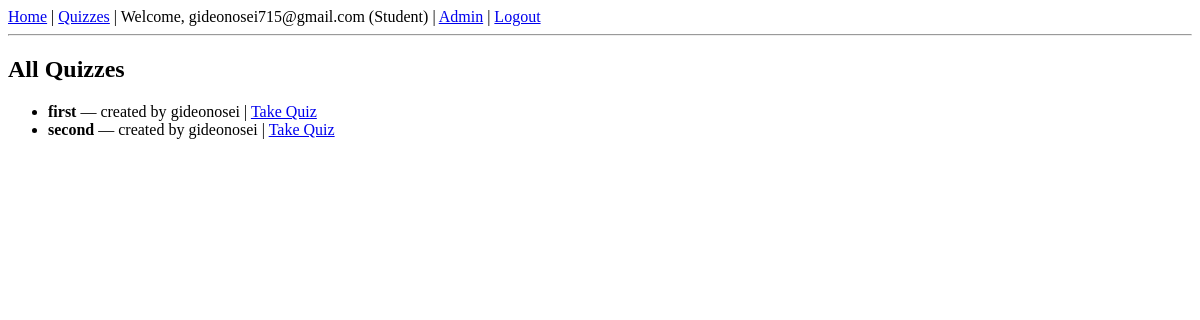
The page /quizzes/ (signed in) on the database as committed earlier.
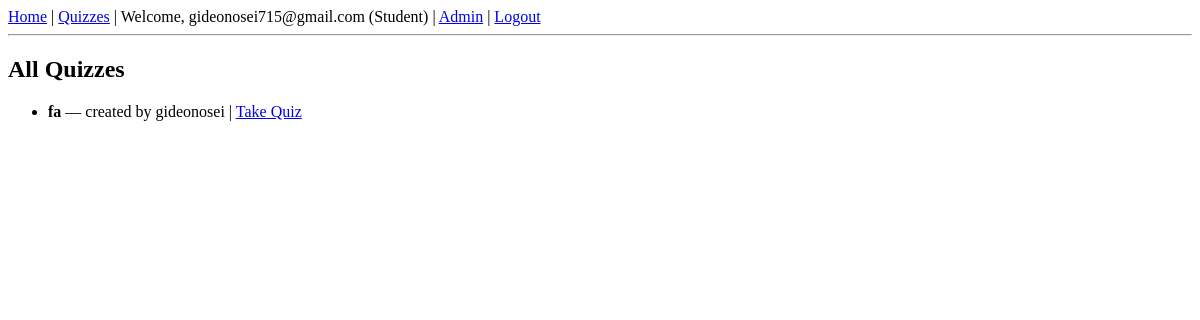
The same page on the database as committed later.
### question_app/models.py (models this page shows, shortened)
class User(AbstractUser):
    is_teacher = models.BooleanField(default=False)  # 👈 only admin changes this
    contact_number = models.CharField(max_length=15, blank=True, null=True)

class Quiz(models.Model):
    title = models.CharField(max_length=255)
    created_by = models.ForeignKey(User, on_delete=models.CASCADE)
    source_file_url = models.URLField(blank=True, null=True)
    created_at = models.DateTimeField(auto_now_add=True)

### question_app/views.py (the view)
# urls.py: path('quizzes/', views.quiz_list, name='quiz_list'),
@login_required
def quiz_list(request):
    quizzes = Quiz.objects.all()
    return render(request, 'quiz_list.html', {'quizzes': quizzes})

### question_app/templates/quiz_list.html (shortened to what this page needs)
{% extends 'base.html' %}
{% block content %}
<h2>All Quizzes</h2>
<ul>
    {% for quiz in quizzes %}
        <li>
            <b>{{ quiz.title }}</b> — created by {{ quiz.created_by.username }}
            {% if user.is_teacher and quiz.created_by == user %}
                | <a href="{% url 'quiz_detail' quiz.id %}">View</a>
                | <a href="{% url 'delete_quiz' quiz.id %}">Delete</a>
            {% else %}
                | <a href="{% url 'take_quiz' quiz.id %}">Take Quiz</a>
            {% endif %}
        </li>
    {% endfor %}
</ul>
{% endblock %}

### question_app/templates/base.html (shortened to what this page needs)
<!DOCTYPE html>
<html>
<head>
</head>
<body>
    <nav>
        <a href="{% url 'home' %}">Home</a> |
        <a href="{% url 'quiz_list' %}">Quizzes</a> |
        {% if user.is_authenticated %}
            <span>Welcome, {{ user.username }} ({% if user.is_teacher %}Teacher{% else %}Student{% endif %})</span> |
            {% if user.is_superuser %}
                <a href="/admin/">Admin</a> |
            {% endif %}
            <a href="{% url 'logout' %}">Logout</a>
        {% else %}
            <a href="{% url 'login' %}">Login</a> |
            <a href="{% url 'register' %}">Register</a>
        {% endif %}
    </nav>
    <hr>
    {% block content %}
    {% endblock %}
</body>
</html>

Rows that differ between the two databases and show on the page:
removed Quiz: title "first", created_by.username "gideonosei"
removed Quiz: title "second", created_by.username "gideonosei"
added Quiz: title "fa", created_by.username "gideonosei"
